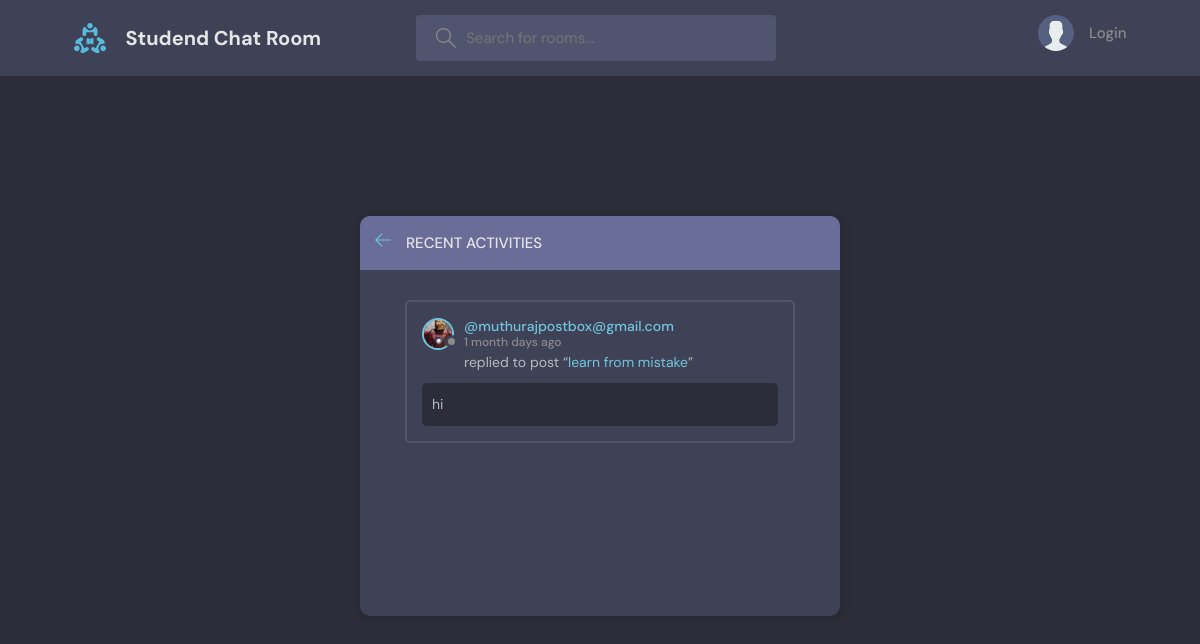
The page /activity/ on the database as committed earlier.
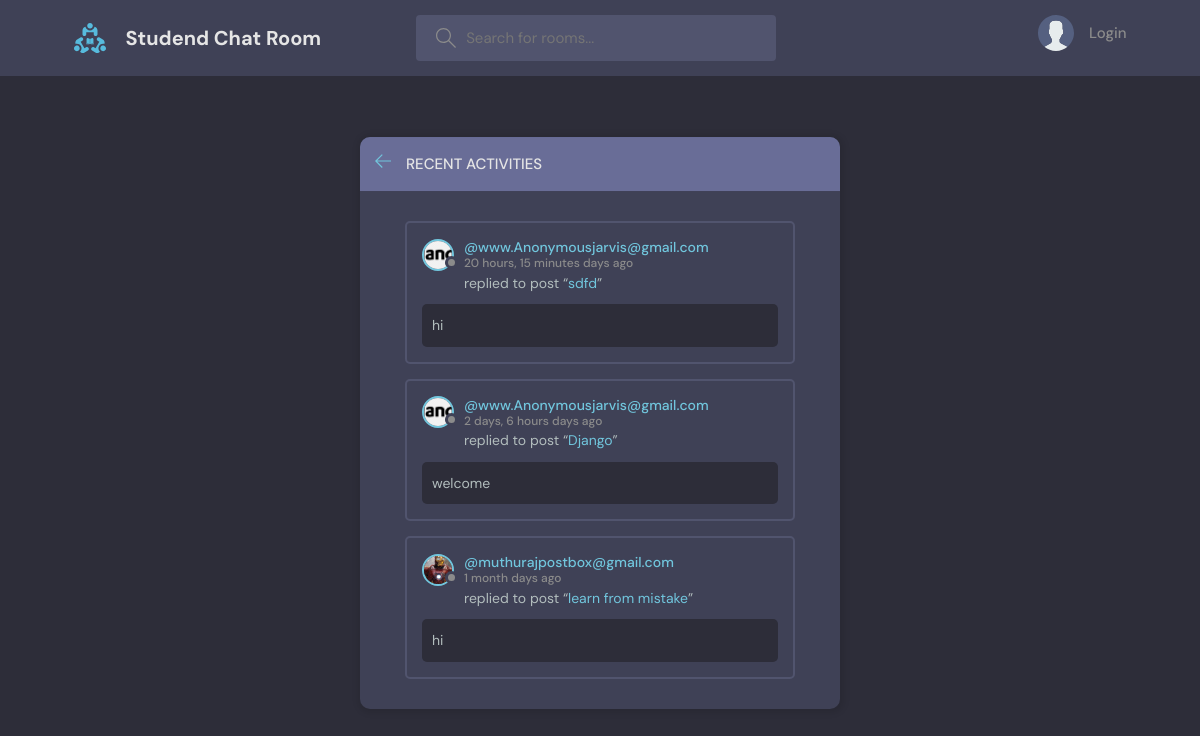
The same page on the database as committed later.
### base/models.py (models this page shows, shortened)
class message(models.Model):
    user=models.ForeignKey(User, on_delete=models.CASCADE)
    room=models.ForeignKey(Room,on_delete=models.CASCADE)
    body=models.TextField()
    update=models.DateTimeField(auto_now=True)
    create=models.DateTimeField(auto_now_add=True)
    class Meta:
        ordering=['-update','-create']

class User(AbstractUser):
    name=models.CharField(max_length=125, null=True)
    email=models.EmailField(unique=True,null=True)
    bio=models.TextField(null=True)
    avatar=models.ImageField(null=True,default="avatar.svg")
    USERNAME_FIELD='email'
    REQUIRED_FIELDS=[]

class Room(models.Model):
    Host=models.ForeignKey(User,on_delete=models.SET_NULL,null=True)
    topic=models.ForeignKey(Topic,on_delete=models.SET_NULL,null=True)
    name=models.CharField(max_length=200)
    participents=models.ManyToManyField(User,related_name="participents",blank=True)
    description=models.TextField(null=True,blank=True)
    update=models.DateTimeField(auto_now=True)
    create=models.DateTimeField(auto_now_add=True)
    class Meta:
        ordering=['-update','-create']
    def __str__(self):
        return self.name

### base/views.py (the view)
# urls.py: path('activity/',views.activity,name="activity"),
def activity(request):
    Room_Message=message.objects.all()
    return render(request,'base/activity.html',{'Room_Message':Room_Message})

### base/templates/base/activity.html (shortened to what this page needs)
{% extends 'main.html' %}
{% block content %}
<main class="layout">
  <div class="container">
    <div class="layout__box">
      <div class="layout__boxHeader">
        <div class="layout__boxTitle">
          <a href="{% url  'home' %}">
            <svg version="1.1" xmlns="http://www.w3.org/2000/svg" width="32" height="32" viewBox="0 0 32 32">
              <title>arrow-left</title>
              <path
                d="M13.723 2.286l-13.723 13.714 13.719 13.714 1.616-1.611-10.96-10.96h27.625v-2.286h-27.625l10.965-10.965-1.616-1.607z"
              ></path>
            </svg>
          </a>
          <h3>Recent Activities</h3>
        </div>
      </div>
      <div class="activities-page layout__body">
      {% for mess in Room_Message %}
      <div class="activities__box">
        <div class="activities__boxHeader roomListRoom__header">
          <a href="{% url 'user_pro' mess.user.id %}" class="roomListRoom__author">
            <div class="avatar avatar--small">
              <img src="{{mess.user.avatar.url}}" />
            </div>
            <p>
              @{{mess.user}}
              <span>{{mess.create|timesince}} days ago</span>
            </p>
          </a>
        </div>
        <div class="activities__boxContent">
          <p>replied to post “<a href="{% url 'room' mess.room.id %}">{{mess.room}}</a>”</p>
          <div class="activities__boxRoomContent">
          {{mess.body}}
          </div>
        </div>
      </div>
      {% endfor %}
      </div>
    </div>
  </div>
</main>
{%endblock%}

### templates/main.html (shortened to what this page needs)
{% load static %}
<!DOCTYPE html>
<html lang="en">
  <head>
    <link rel="stylesheet" href="{% static 'style/style.css' %}" />
  </head>
  <body>
    {%include "nav.html"%}
    {% block content %}{% endblock %}
  </body>
</html>

### templates/nav.html (shortened to what this page needs)
{% load static %}
<header class="header header--loggedIn">
    <div class="container">
      <a href="{% url 'home' %}" class="header__logo">
        <img src="{% static 'image/logo.svg' %}" />
        <h1>Studend Chat Room</h1>
      </a>
      <form class="header__search" method="GET" action="{% url 'home'%}">
        <label>
          <input  name="q" placeholder="Search for rooms..." />
        </label>
      </form>
      <nav class="header__menu">
        {% if request.user.is_authenticated %}
        <div class="header__user">
          <a href="{%url 'user_pro' request.user.id %}">
            <div class="avatar avatar--medium active">
              <img src="{{request.user.avatar.url}}" />
            </div>
            <p>{{request.user.username}}<span>@{{request.user.username}}</span></p>
          </a>
          <button class="dropdown-button">
            <svg version="1.1" xmlns="http://www.w3.org/2000/svg" width="32" height="32" viewBox="0 0 32 32">
              <title>chevron-down</title>
              <path d="M16 21l-13-13h-3l16 16 16-16h-3l-13 13z"></path>
            </svg>
          </button>
        </div>
       {% else %}
        <a href="{% url 'login' %}">
          <img src="{% static 'image/avatar.svg' %}" />
          <p>Login</p>
        </a>
        {% endif%}
      </nav>
    </div>
  </header>

### static/style/style.css (style rules this page uses)
:root { --color-main: #71c6dd; --color-main-light: #e1f6fb; --color-dark: #3f4156; --color-dark-medium: #51546e; --color-dark-light: #696d97; --color-light: #e5e5e5; --color-gray: #8b8b8b; --color-light-gray: #b2bdbd; --color-bg: #2d2d39; --color-success: #5dd693; --color-error: #fc4b0b; }
* { font-family: "DM Sans", -apple-system, BlinkMacSystemFont, "Segoe UI", Roboto, Oxygen, Ubuntu, Cantarell, "Open Sans", "Helvetica Neue", sans-serif; margin: 0; padding: 0; box-sizing: border-box; text-rendering: optimizeLegibility; font-size: inherit; }
html { font-size: 56.25%; }
@media only screen and (min-width: 1200px) { html { font-size: 62.5%; } }
body { line-height: 1.6; font-weight: 400; font-size: 1.5rem; color: var(--color-light-gray); background-color: var(--color-bg); min-height: 100vh; }
img { width: 100%; }
a { display: inline-block; color: var(--color-main); text-decoration: none; }
.container { max-width: 120rem; width: 90%; margin: auto; }
.avatar { position: relative; display: inline-block; border-radius: 50%; border: 2px solid var(--color-main); }
.avatar img { display: block; border-radius: 50%; object-fit: cover; object-position: center; }
.avatar::after { content: ""; display: block; position: absolute; background-color: var(--color-gray); z-index: 111; border-radius: 50%; border: 0.3rem solid var(--color-dark); }
.avatar.avatar--small img { width: 2.8rem; height: 2.8rem; }
.avatar.avatar--small:after { width: 0.7rem; height: 0.7rem; bottom: 0px; right: -6px; }
.header { padding: 1.5rem; background-color: var(--color-dark); }
.header > .container { display: flex; gap: 9.5rem; }
.header__logo, .header__user { display: flex; gap: 2rem; align-items: center; }
.header__logo > img { height: 3.2rem; width: 3.2rem; }
.header__logo > h1 { font-weight: 700; font-size: 2rem; color: var(--color-light); }
.header__search > label { background-color: var(--color-dark-medium); padding: 1.3rem 1rem; display: flex; align-items: center; gap: 1rem; border-radius: 4px; }
.header__search svg { fill: var(--color-gray); width: 2rem; height: 2rem; margin-left: 1rem; }
.header__search input { width: 30rem; background: transparent; border: none; outline: none; color: var(--color-light); }
.header__menu { margin-left: auto; position: relative; }
.header__menu a { display: flex; gap: 1.5rem; align-items: center; font-weight: 500; text-decoration: none; color: var(--color-gray); }
.header__menu img { height: 3.6rem; }
.header__menu p { line-height: 1.2; }
.layout { margin-top: 2.4rem; }
.layout > .container { display: flex; justify-content: space-between; align-items: flex-start; }
.layout__box { width: 90%; max-width: 48rem; min-height: 40rem; position: absolute; top: 50%; left: 50%; transform: translate(-50%, -46%); background-color: var(--color-dark); border-radius: 1rem; box-shadow: 1px 1px 6px 3px rgba(0, 0, 0, 0.1); overflow: hidden; }
.layout__boxHeader { display: flex; padding: 1.5rem; background-color: var(--color-dark-light); }
.layout__boxTitle { display: flex; gap: 1.5rem; align-items: center; }
.layout__boxTitle h3 { text-transform: uppercase; font-weight: 500; color: var(--color-light); }
.layout__boxTitle svg { width: 1.6rem; height: 1.6rem; fill: var(--color-main); }
.layout__body { margin: 3rem; }
.roomListRoom__header { display: flex; justify-content: space-between; align-items: center; }
.roomListRoom__author { font-weight: 500; display: flex; align-items: center; gap: 1rem; }
.activities__box { margin: 1.5rem; padding: 1.5rem; border: 2px solid var(--color-dark-medium); border-radius: 5px; }
.activities__boxHeader p { font-size: 1.4rem; line-height: 1.3; }
.activities__boxHeader p span { color: var(--color-gray); font-size: 1.2rem; display: block; }
.activities__boxContent { margin-left: 4.2rem; }
.activities__boxContent { font-size: 1.4rem; }
.activities__boxRoomContent { background: var(--color-bg); padding: 1rem; border-radius: 5px; margin-top: 1rem; margin-left: -4.2rem; }

Rows that differ between the two databases and show on the page:
added message: user.avatar (picture), user "www.Anonymousjarvis@gmail.com", create "20 hours, 15 minutes", room "sdfd", body "hi"
added message: user.avatar (picture), user "www.Anonymousjarvis@gmail.com", create "2 days, 6 hours", room "Django", body "welcome"
